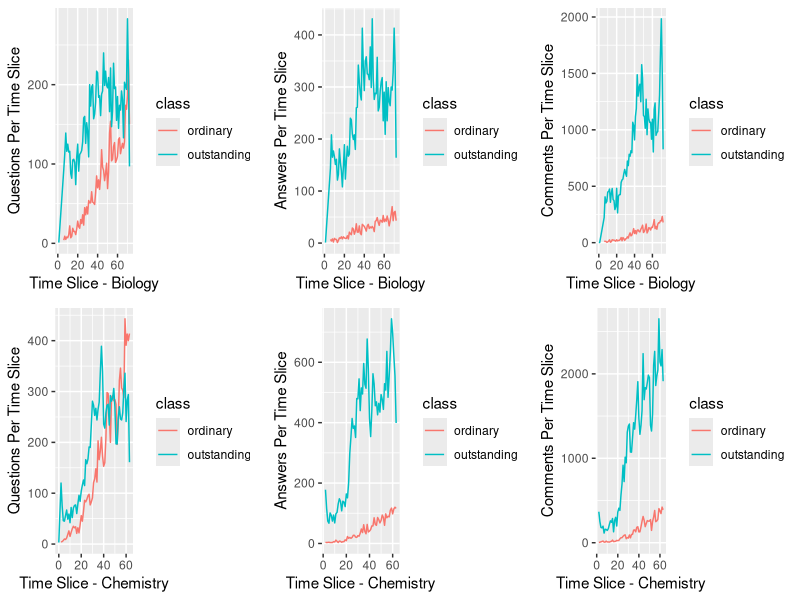

Generate this figure with R:
library(ggplot2)

biologyData =   read.csv("biology.csv", header = TRUE, sep = ";")
biologyData [, "class"] = ifelse(biologyData$profile_2 == 4, "outstanding", "ordinary")

chemistryData =  read.csv("chemistry.csv", header = TRUE, sep = ";")
chemistryData [, "class"] = ifelse(chemistryData$profile_2 == 4, "outstanding", "ordinary")

biologyDataQuestion = subset(biologyData, biologyData$description == "questions")
biologyDataAnswers = subset(biologyData, biologyData$description == "answers")
biologyDataComments = subset(biologyData, biologyData$description == "comments")

chemistryDataQuestion = subset(chemistryData, chemistryData$description == "questions")
chemistryDataAnswers = subset(chemistryData, chemistryData$description == "answers")
chemistryDataComments = subset(chemistryData, chemistryData$description == "comments")

require(gridExtra)

bioPlotQuestions = ggplot(data=biologyDataQuestion,
                 aes(x = period, y = myCount, colour = class)) +
  xlab("Time Slice - Biology") + ylab("Questions Per Time Slice") +
  geom_line()


bioPlotAnswers = ggplot(data=biologyDataAnswers,
                 aes(x = period, y = myCount, colour = class)) +
  xlab("Time Slice - Biology") + ylab("Answers Per Time Slice") +
  geom_line()

bioPlotComments = ggplot(data=biologyDataComments,
                        aes(x = period, y = myCount, colour = class)) +
  xlab("Time Slice - Biology") + ylab("Comments Per Time Slice") +
  geom_line()


chemistryPlotQuestions = ggplot(data=chemistryDataQuestion,
                          aes(x = period, y = myCount, colour = class)) +
  xlab("Time Slice - Chemistry") + ylab("Questions Per Time Slice") +
  geom_line()


chemistryPlotAnswers = ggplot(data=chemistryDataAnswers,
                        aes(x = period, y = myCount, colour = class)) +
  xlab("Time Slice - Chemistry") + ylab("Answers Per Time Slice") +
  geom_line()

chemistryPlotComments = ggplot(data=chemistryDataComments,
                         aes(x = period, y = myCount, colour = class)) +
  xlab("Time Slice - Chemistry") + ylab("Comments Per Time Slice") +
  geom_line()

grid.arrange(bioPlotQuestions, bioPlotAnswers, bioPlotComments, 
             chemistryPlotQuestions,chemistryPlotAnswers, chemistryPlotComments, ncol=3)

biologyDataQuestionOutstanding = subset(biologyDataQuestion, biologyDataQuestion$profile_2 == 4)
biologyDataQuestionOrdinary = subset(biologyDataQuestion, biologyDataQuestion$profile_2 == 1)

biologyDataAnswersOutstanding = subset(biologyDataAnswers, biologyDataAnswers$profile_2 == 4)
biologyDataAnswersOrdinary = subset(biologyDataAnswers, biologyDataAnswers$profile_2 == 1)

biologyDataCommentsOutstanding = subset(biologyDataComments, biologyDataComments$profile_2 == 4)
biologyDataCommentsOrdinary = subset(biologyDataComments, biologyDataComments$profile_2 == 1)

print("Biology Questions Number Outstanding Per Period")
print(summary(biologyDataQuestionOutstanding$myCount))
print("Biology Answers Number Outstanding Per Period")
print(summary(biologyDataAnswersOutstanding$myCount))
print("Biology Comments Number Outstanding Per Period")
print(summary(biologyDataCommentsOutstanding$myCount))

print("Biology Questions Number Ordinary Per Period")
print(summary(biologyDataQuestionOrdinary$myCount))

print("Biology Answers Number Ordinary Per Period")
print(summary(biologyDataAnswersOrdinary$myCount))



print("Biology Comments Number Ordinary Per Period")
print(summary(biologyDataCommentsOrdinary$myCount))


chemistryDataQuestionOutstanding = subset(chemistryDataQuestion, chemistryDataQuestion$profile_2 == 4)
chemistryDataQuestionOrdinary = subset(chemistryDataQuestion, chemistryDataQuestion$profile_2 == 1)

chemistryDataAnswersOutstanding = subset(chemistryDataAnswers, chemistryDataAnswers$profile_2 == 4)
chemistryDataAnswersOrdinary = subset(chemistryDataAnswers, chemistryDataAnswers$profile_2 == 1)

chemistryDataCommentsOutstanding = subset(chemistryDataComments, chemistryDataComments$profile_2 == 4)
chemistryDataCommentsOrdinary = subset(chemistryDataComments, chemistryDataComments$profile_2 == 1)


print("Chemistry Questions Number Outstanding Per Period")
print(summary(chemistryDataQuestionOutstanding$myCount))
print("Chemistry Answers Number Ordinary Per Period")
print(summary(chemistryDataAnswersOrdinary$myCount))
print("Chemistry Comments Number Outstanding Per Period")
print(summary(chemistryDataCommentsOutstanding$myCount))


print("Chemistry Questions Number Ordinary Per Period")
print(summary(chemistryDataQuestionOrdinary$myCount))

print("Chemistry Answers Number Outstanding Per Period")
print(summary(chemistryDataAnswersOutstanding$myCount))


print("Chemistry Comments Number Ordinary Per Period")
print(summary(chemistryDataCommentsOrdinary$myCount))

